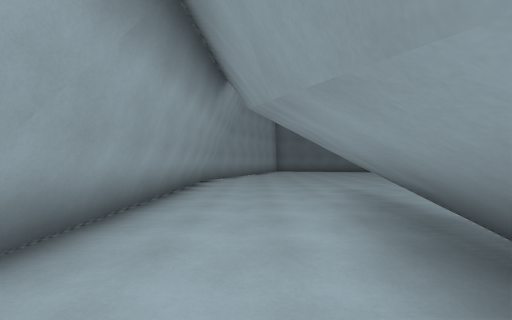
[1] (above)

17 first-person views from a walk through a Godot game level. The camera is 1.4 m above the floor, looks level and sees 90° across. The floor is counted in squares, 2 m on a side. Each view is taken from the middle of a square. On the plan, view 1 faces up. The plan holds only what a view shows up to about 9 squares ahead; the rest is blank. The place goes on beyond the plan.

[2]
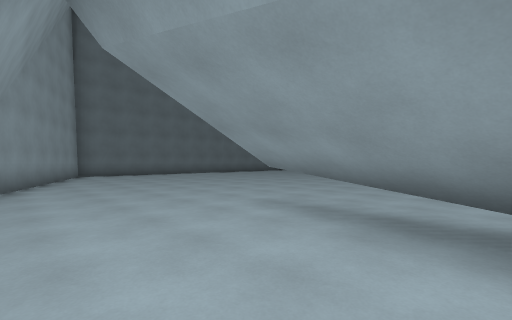

[3]
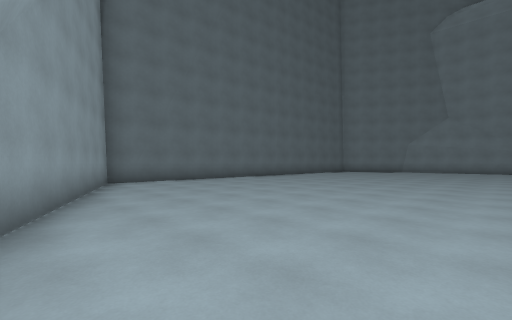

[4]
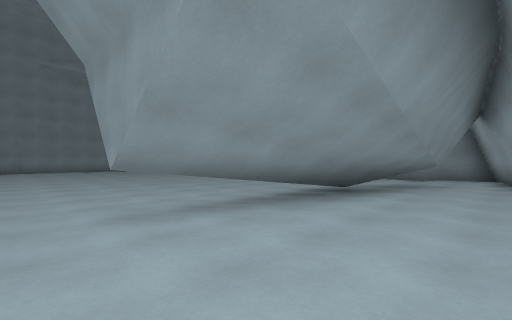

[5]
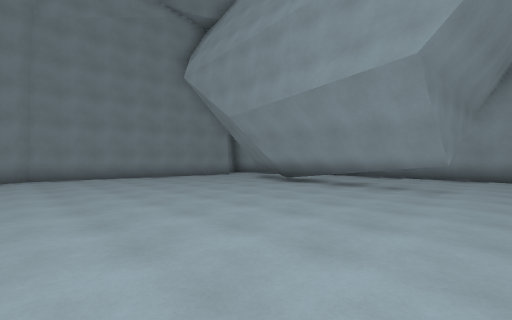

[6]
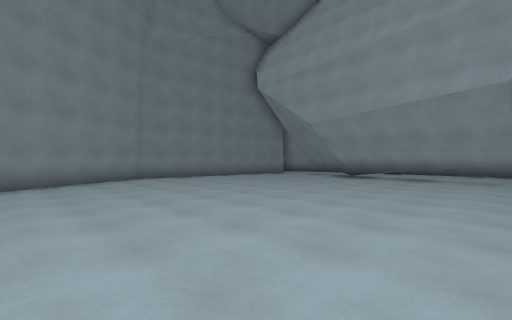

[7]
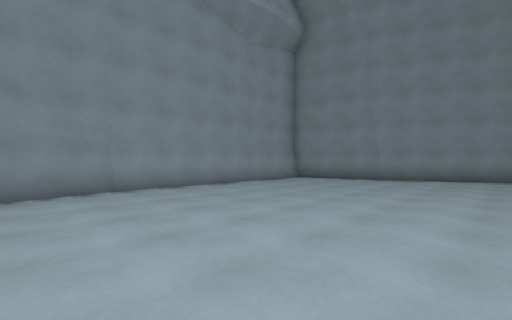

[8]
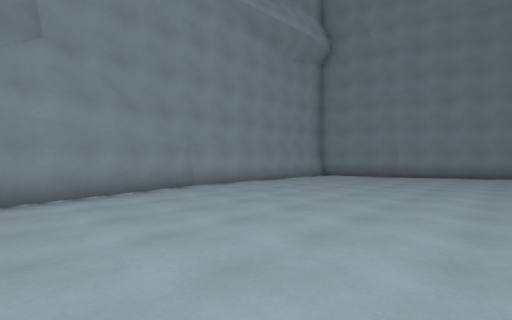

[9]
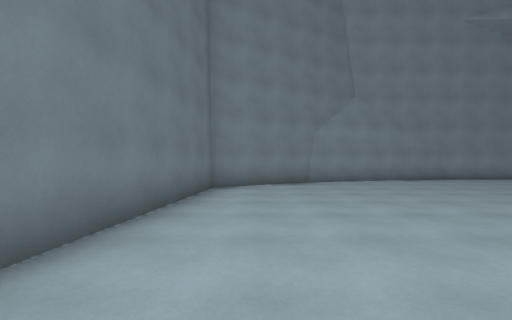

[10]
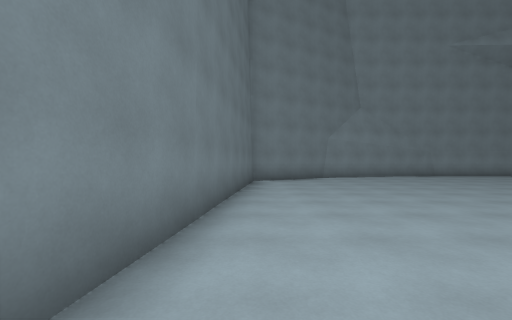

[11]
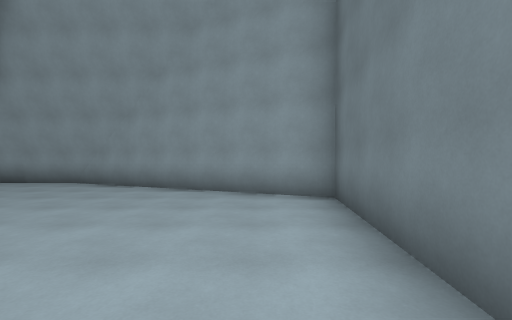

[12]
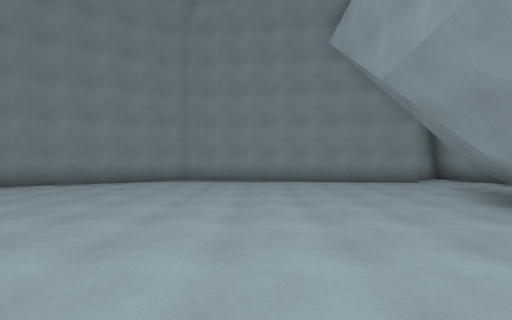

[13]
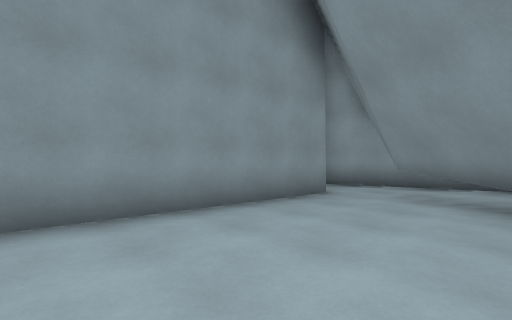

[14]
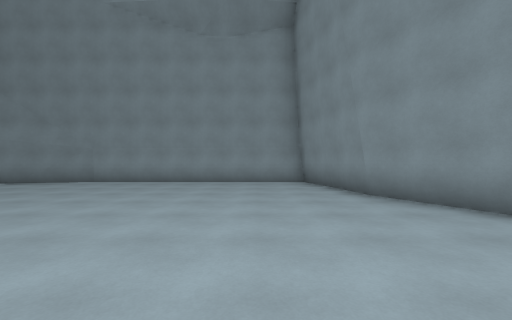

[15]
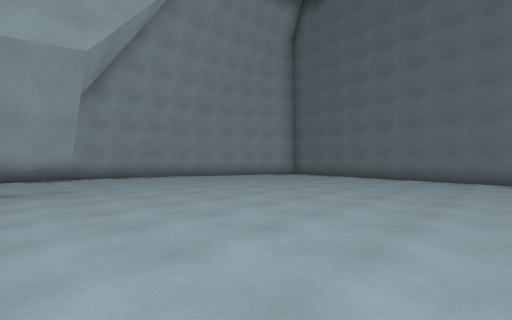

[16]
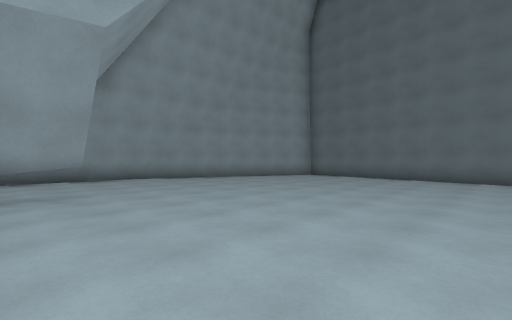

[17]
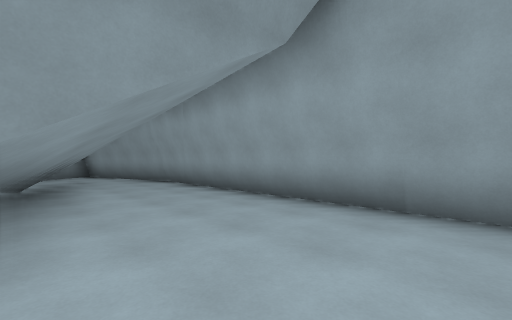

### Floor plan
Key: @ floor where view 1 was taken; # wall or solid block; . floor; = window, fence, low wall or low ledge; ^ raised ledge.
Columns run from 2 left of view 1 to 17 right of it. Each row starts with its distance up from view 1.
 16    #####
 15    #...##########
 14   #.............#
 13   #.............##
 12  #...............#
 11  #...............##
 10  #................#
  9 #.................#
  8 #.................#
  7 #.................##
  6 #...#..............#
  5 #...#..............#
  4 #... ..............#
  3 #..^#..............#
  2 #..##..............#
  1 #..##..............#
  0 #.@^...............#
 -1 =..#............###
 -2  #............###
 -3  #.###......###
 -4  ### ########

Positions as (right, up) in squares from view 1, and headings:
1: (0, 0), facing up
2: (-1, 3), facing up-right
3: (-1, 7), facing up-right
4: (-1, 7), facing down-right
5: (9, 7), facing down-left
6: (12, 6), facing down-left
7: (10, 8), facing down-right
8: (10, 10), facing down-right
9: (7, 13), facing right
10: (5, 14), facing right
11: (6, 14), facing left
12: (6, 5), facing down
13: (6, 0), facing down-left
14: (8, 1), facing right
15: (9, 5), facing up-left
16: (8, 5), facing up-left
17: (2, 8), facing down-left
